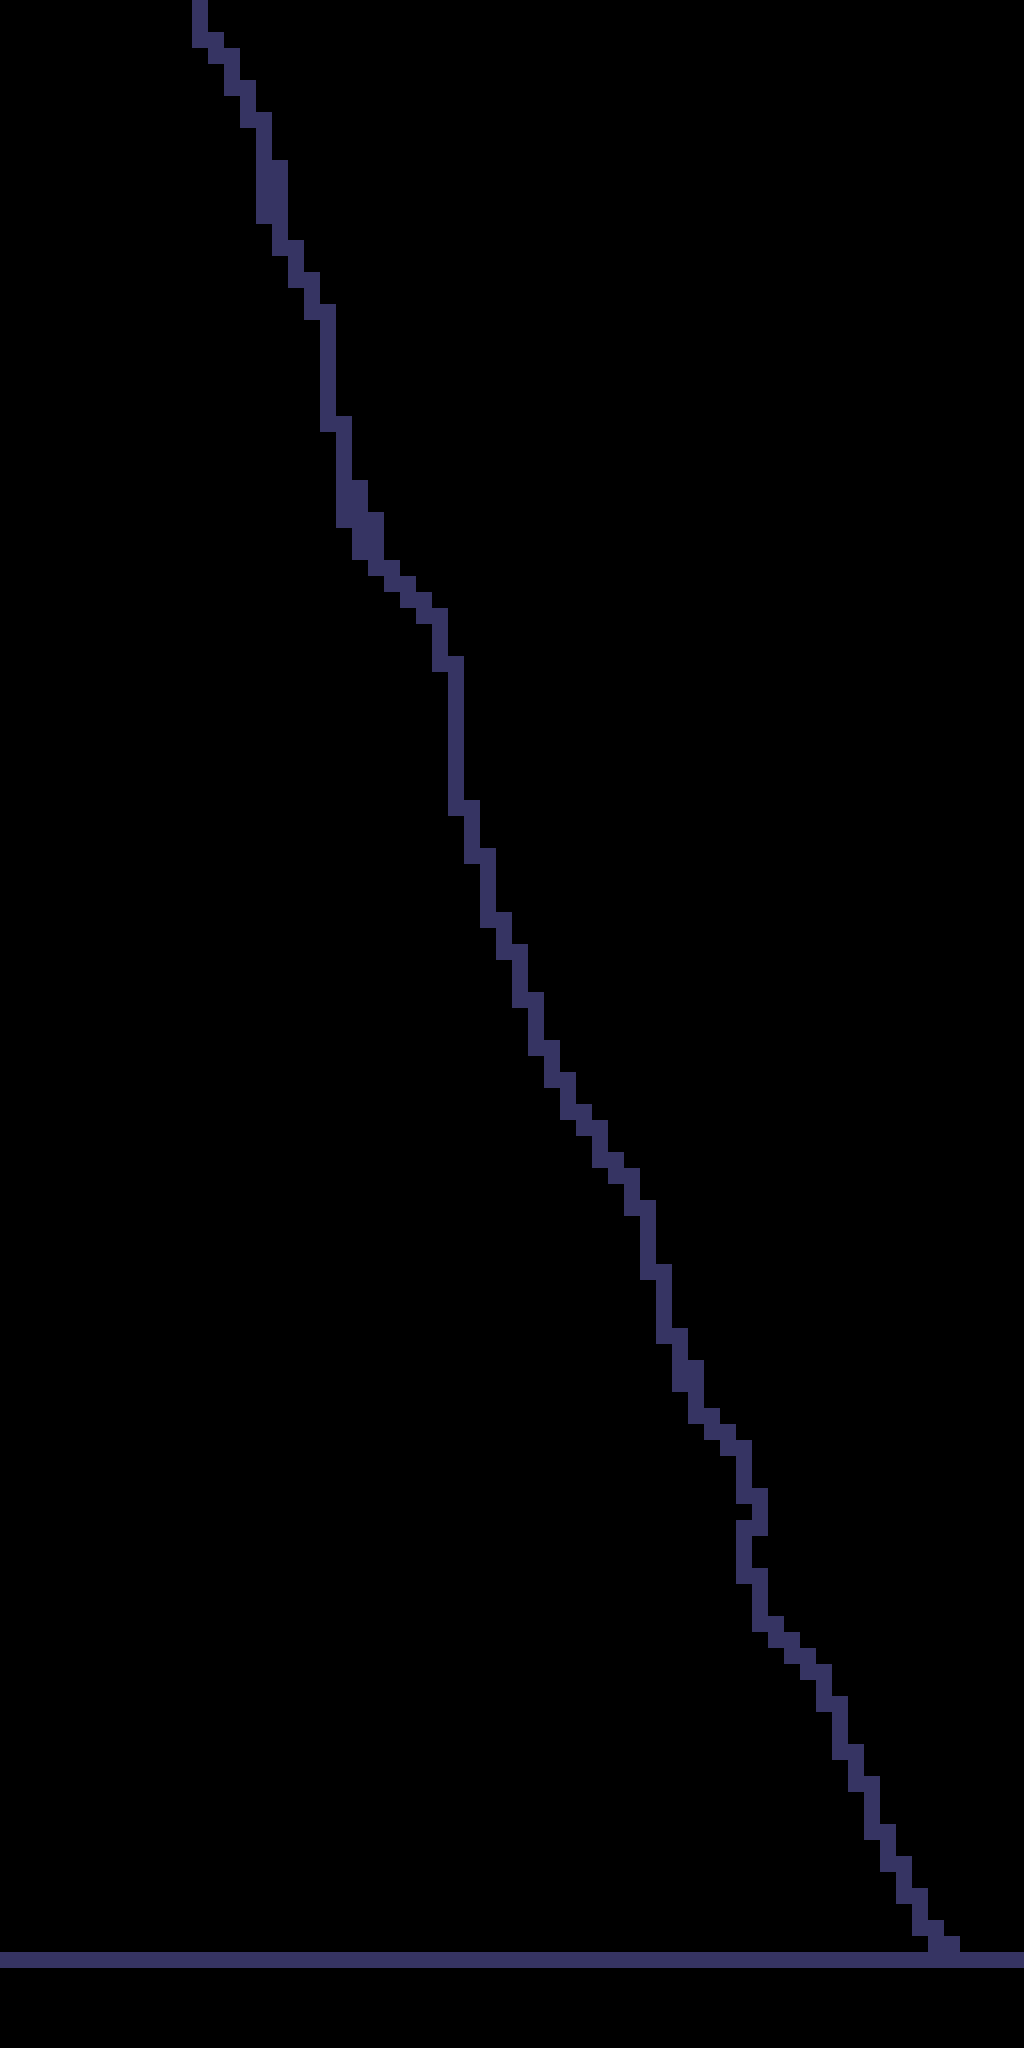

Tiled map render using the project's own tile images. Description and the map definition, with tile-layer contents summarised, below:
An orthogonal 64x128 tile map with 16x16 px tiles, 1 tile layer (Tile Layer 1).

<map version="1.2" tiledversion="1.3.1" orientation="orthogonal" renderorder="right-down" compressionlevel="0" width="64" height="128" tilewidth="16" tileheight="16" infinite="0" nextlayerid="3" nextobjectid="4">
 <tileset firstgid="1" source="bogTileset1.tsx" />
 <layer id="1" name="Tile Layer 1" width="64" height="128">
  <data>[8192 cells, 243 non-empty, 1 distinct tile ids]</data>
 </layer>
</map>
